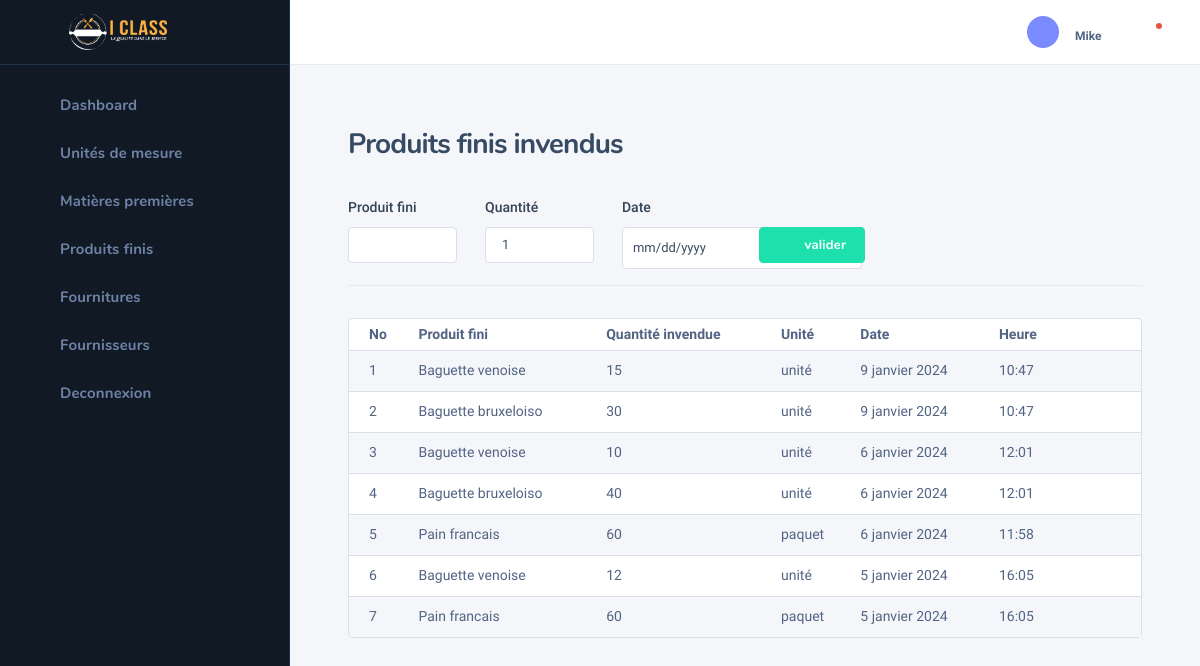
The page /bakery/invendu_pf/ (signed in) on the database its author committed.
### bakery/models.py (models this page shows, shortened)
class InvenduPf(models.Model):
    class Meta:
        verbose_name = "Invendus de produit fini"
    produit_fini = models.ForeignKey(ProduitFini, on_delete=models.CASCADE, null=True, verbose_name="Produit fini")
    qts = models.IntegerField(null=True, blank=True, default=0)
    date = models.DateField(null=True, editable=True)
    heure = models.TimeField(null=True, editable=True)
    price = models.DecimalField(max_digits=10, decimal_places=2, null=True, blank=True, verbose_name="cout total")
    devise = models.CharField(max_length=25, choices=devises, default=devises[1][0])

class ProduitFini(models.Model):
    class Meta:
        verbose_name = "Produit fini"
    libelle = models.CharField(max_length=255)
    description = models.TextField()
    unite = models.ForeignKey(Unite, on_delete=models.CASCADE)
    critic_qts = models.IntegerField(default=0, blank=True, null=True)
    price = models.DecimalField(max_digits=10, decimal_places=2, null=True, blank=True, default=0, verbose_name="prix")
    total_entry = models.IntegerField(default=0, blank=True, null=True)
    total_out = models.IntegerField(default=0, blank=True, null=True)
    total_sale = models.DecimalField(max_digits=10, decimal_places=2, null=True, blank=True, default=0)

class Unite(models.Model):
    class Meta:
        verbose_name = "Unité de mésure"
    name = models.CharField(max_length=255)

### bakery/views.py (the view, shortened to what this page needs)
# urls.py: path('invendu_pf/', invendu_pf, name='invendu-pf'),
@login_required(login_url='login')
def invendu_pf(request):
    pfs = ProduitFini.objects.all()
    invendus = InvenduPf.objects.all().order_by('-id')
    total_chf = 0
    chiffre_affaire, create = ChiffreAffaire.objects.get_or_create(date=datetime.datetime.today().date())
    outs = SortiePF.objects.filter(date=datetime.datetime.today().date())
    for o in outs:
        total_chf += o.total_cost
    return render(request, 'bakery/invendu_pf.html',
                  context={'pfs': pfs, 'invendus': invendus})

### templates/bakery/invendu_pf.html (shortened to what this page needs)
{% extends 'bakery/base_bakery.html' %}
{% load static %}
{% block content %}
    {% include 'bakery/bakery_sidebar.html' %}
    <div class="nk-wrap">
    {% include 'bakery/profile.html' %}
        <div class="nk-content">
            <div class="nk-content ">
                <div class="container-fluid">
                    <div class="nk-content-inner">
                        <div class="nk-content-body">
                            <div class="nk-block-head nk-block-head-sm">
                                <div class="nk-block-between">
                                    <div class="nk-block-head-content">
                                        <h3 class="nk-block-title page-title">Produits finis invendus</h3>
                                    </div>
                                </div>
                                <div class="nk-block-content row gy-4 mt-2">
                                    <form method="post">
                                        <div class="row">
                                            <div class="col-lg-2">
                                                <div class="form-group">
                                                    <label class="form-label" for="product-title">Produit fini</label>
                                                    <div class="form-control-wrap">
                                                        <input autocomplete="off" type="text" list="pfs" name="name"
                                                               class="form-control" id="product-title" required>
                                                    </div>
                                                </div>
                                            </div>
                                            <div class="col-lg-2">
                                                <div class="form-group">
                                                    <label class="form-label" for="regular-price">Quantité</label>
                                                    <div class="form-control-wrap">
                                                        <input type="number" name="qts" value="1" min="1"
                                                               class="form-control" id="regular-price" required>
                                                    </div>
                                                </div>
                                            </div>
                                            <div class="col-lg-2">
                                                <div class="form-group">
                                                    <label class="form-label" for="product-title">Date</label>
                                                    <div class="form-control-wrap">
                                                        <input type="date" name="date"
                                                               class="form-control datepicker" id="product-title"
                                                               required>
                                                    </div>
                                                </div>
                                            </div>
                                            <div class="col-lg-2">
                                                <div class="form-group">
                                                    <button type="submit" id="submit-btn" name="submit-entry"
                                                            class="btn btn-success bg-green-500"
                                                            style="margin-top: 31px"><em
                                                            class="icon ni ni-plus"></em><span>valider</span></button>
                                                </div>
                                            </div>
                                        </div>
                                        <hr>
                                    </form>
                                </div>
                            </div>
                            <div class="nk-block">
                                <div class="card card-bordered">
                                    <div class="card-inner-group">
                                        <div class="card-inner p-0">
                                            <table class="datatable-init-export nowrap table table-striped"
                                                   data-export-title="Export">
                                                <thead>
                                                <tr>
                                                    <th>No</th>
                                                    <th>Produit fini</th>
                                                    <th>Quantité invendue</th>
                                                    <th>Unité</th>
                                                    <th>Date</th>
                                                    <th>Heure</th>
                                                    <th></th>
                                                </tr>
                                                </thead>
                                                <tbody>
                                                {% for entry in invendus %}
                                                    <tr>
                                                        <td>{{ forloop.counter }}</td>
                                                        <td>{{ entry.produit_fini.libelle }}</td>
                                                        <td>{{ entry.qts }}</td>
                                                        <td>{{ entry.produit_fini.unite.name }}</td>
                                                        <td>{{ entry.date }}</td>
                                                        <td>{{ entry.heure }}</td>
                                                        <td class="center">
                                                            <ul class="nk-tb-actions gx-1 my-n1">
                                                                <li class="me-n1">
                                                                    <div class="dropdown">
                                                                        <a href="#"
                                                                           class="dropdown-toggle btn btn-icon btn-trigger"
                                                                           data-bs-toggle="dropdown"><em
                                                                                class="icon ni ni-more-h"></em></a>
                                                                    </div>
                                                                </li>
                                                            </ul>
                                                        </td>
                                                    </tr>
                                                {% endfor %}
                                                </tbody>
                                            </table>
                                        </div>
                                    </div>
                                </div>
                            </div>
                        </div>
                    </div>
                </div>
            </div>
        </div>
    </div>
{% endblock %}

### templates/bakery/profile.html (shortened to what this page needs)
{% load static %}
<div class="nk-header nk-header-fixed is-light">
                    <div class="container-fluid">
                        <div class="nk-header-wrap">
                            <div class="nk-header-tools">
                                <ul class="nk-quick-nav">
                                    <li class="dropdown user-dropdown">
                                        <a href="#" class="dropdown-toggle" data-bs-toggle="dropdown">
                                            <div class="user-toggle">
                                                <div class="user-avatar sm">
                                                    <em class="icon ni ni-user-alt"></em>
                                                </div>
                                                <div class="user-info d-none d-md-block">
                                                    <div class="user-status">{{ request.user.userhasrole.role.name }}</div>
                                                    <div class="user-name dropdown-indicator">{{ request.user.username }}</div>
                                                </div>
                                            </div>
                                        </a>
                                    </li>
                                    <li class="dropdown notification-dropdown me-n1">
                                        <a hx-get="{% url 'check-notifications' %}" hx-target="#notifications" hx-trigger="click" hx-swap="innerHTML" class="dropdown-toggle nk-quick-nav-icon" data-bs-toggle="dropdown">
                                            <div class="icon-status icon-status-danger"><em class="icon ni ni-bell"></em></div>
                                        </a>
                                    </li>
                                </ul>
                            </div>
                        </div>
                    </div>
                </div>

### rows shown on the page
InvenduPf: produit_fini.libelle "Baguette venoise", qts "15", produit_fini.unite.name "unité", date "9 janvier 2024", heure "10:47"
InvenduPf: produit_fini.libelle "Baguette bruxeloiso", qts "30", produit_fini.unite.name "unité", date "9 janvier 2024", heure "10:47"
InvenduPf: produit_fini.libelle "Baguette venoise", qts "10", produit_fini.unite.name "unité", date "6 janvier 2024", heure "12:01"
InvenduPf: produit_fini.libelle "Baguette bruxeloiso", qts "40", produit_fini.unite.name "unité", date "6 janvier 2024", heure "12:01"
InvenduPf: produit_fini.libelle "Pain francais", qts "60", produit_fini.unite.name "paquet", date "6 janvier 2024", heure "11:58"
InvenduPf: produit_fini.libelle "Baguette venoise", qts "12", produit_fini.unite.name "unité", date "5 janvier 2024", heure "16:05"
InvenduPf: produit_fini.libelle "Pain francais", qts "60", produit_fini.unite.name "paquet", date "5 janvier 2024", heure "16:05"

### other values the page prints
{{ request.user.username }} "Mike"
